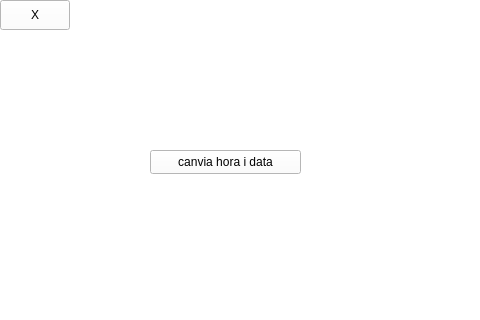
<?xml version="1.0" encoding="UTF-8"?>
<ui version="4.0">
 <class>Opcions</class>
 <widget class="QWidget" name="Opcions">
  <property name="geometry">
   <rect>
    <x>0</x>
    <y>0</y>
    <width>480</width>
    <height>320</height>
   </rect>
  </property>
  <property name="windowTitle">
   <string>Opcions</string>
  </property>
  <widget class="QWidget" name="centralWidget" native="true">
   <property name="geometry">
    <rect>
     <x>0</x>
     <y>0</y>
     <width>480</width>
     <height>320</height>
    </rect>
   </property>
   <property name="styleSheet">
    <string notr="true">background-color: rgb(255,255,255);</string>
   </property>
   <widget class="QPushButton" name="p_6">
    <property name="geometry">
     <rect>
      <x>0</x>
      <y>0</y>
      <width>70</width>
      <height>30</height>
     </rect>
    </property>
    <property name="text">
     <string>X</string>
    </property>
   </widget>
   <widget class="QPushButton" name="p_8">
    <property name="geometry">
     <rect>
      <x>150</x>
      <y>150</y>
      <width>151</width>
      <height>24</height>
     </rect>
    </property>
    <property name="text">
     <string>canvia hora i data</string>
    </property>
   </widget>
  </widget>
 </widget>
 <layoutdefault spacing="6" margin="11"/>
 <resources/>
 <connections/>
</ui>
